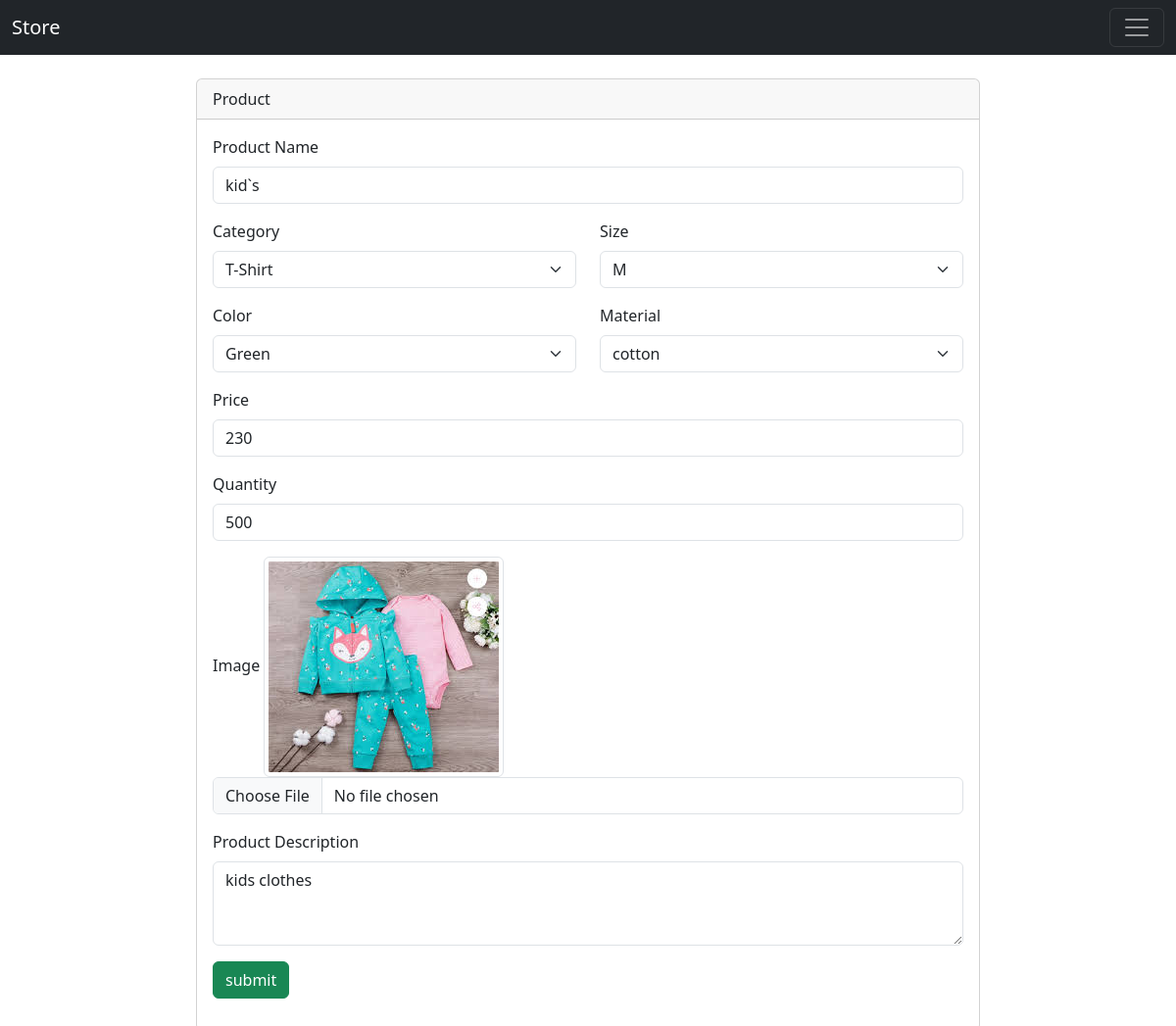
Page /edit/32 on the committed database.
### inventory/models.py (models this page shows, shortened)
class Product(models.Model):
    product_name= models.CharField(max_length=45,null=False)
    category = models.IntegerField(null=False)
    size =  models.IntegerField(null=False)
    color= models.IntegerField(null=False)
    material=  models.CharField(max_length=45,null=False)
    price =  models.IntegerField(null=False)
    quantity= models.IntegerField(null=False)
    image= models.FileField( upload_to="product", max_length=250 , null=True, default=None)
    description=models.CharField(max_length=45)

class size(models.Model):
    name=models.CharField(max_length=45,null=False)

class Color(models.Model):
    color_name=models.CharField(max_length=45,null=False)

### inventory/views.py (the view, shortened to what this page needs)
# urls.py: path('edit/<id>',views.edit,name='edit'),
def edit(request, id):
    categories = category.objects.all()
    sizes = size.objects.all()
    colors = Color.objects.all()
    product = Product.objects.get(id=id)
    context = {
        'products': product,
        'categories': categories,
        'sizes': sizes,
        'colors': colors,
    }
    return render(request, "edit.html", context)

### templates/edit.html (shortened to what this page needs)
{% extends 'base.html' %}
{% block content %}
  <div style=" display: flex; justify-content: center;">
    <div class="card" style="width: 50rem; ">
      <div class="card-header">Product</div>
      <div class="card-body">
        <form action="/edit/{{products.id}}" method="post" enctype="multipart/form-data">
          <div class="mb-3">
            <label class="form-label">Product Name</label>
            <input type="text" class="form-control" id="product" name="product_name" value="{{products.product_name}}" placeholder="Product Name" required />
          </div>
          <div class="row">
            <div class="col mb-3">
              <label class="form-label">Category</label>
              <select class="form-select" aria-label="Default select example" name="category" required>
                {% for cat in categories %}
                  <option value="{{ cat.id }}" {% if products.categor == cat.id %} selected {% endif %}>
                    {{ cat.name }}
                </option>
                {% endfor %}
              </select>
            </div>
            <div class="col mb-3">
              <label class="form-label">Size</label>
              <select class="form-select" aria-label="Default select example" name="size" required>
                {% for size in sizes %}
                  <option value="{{ size.id }}" {% if products.size == size.id %} selected {% endif %}>
                    {{ size.name }}
                </option>
                {% endfor %}
              </select>
            </div>
          </div>
          <div class="row">
            <div class="col mb-3">
                <label class="form-label">Color</label>
                <select class="form-select" aria-label="Default select example" name="color" required>
                  {% for color in colors %}
                    <option value="{{ color.id }}" {% if products.color == color.id %} selected {% endif %}>
                      {{ color.color_name }}
                  </option>
                  {% endfor %}
                </select>
              </div>
            <div class="col mb-3">
              <label class="form-label">Material</label>
              <select class="form-select" aria-label="Default select example" name="material" required>
                <option value="{{products.material}}">{{products.material}}</option>
              </select>
            </div>
          </div>
          <div class="mb-3">
            <label for="price" class="form-label">Price</label>
            <input type="text" class="form-control" id="price" name="price" value="{{products.price}}" placeholder="Price" required />
          </div>
          <div class="mb-3">
            <label for="quantity" class="form-label">Quantity</label>
            <input type="text" class="form-control" id="quantity" name="quantity" value="{{products.quantity}}" placeholder="Quantity" required />
          </div>
          <div class="mb-3">
            <label for="image" class="form-label">Image</label>
            <img src="{{ products.image.url }}" alt="image" class="img-thumbnail">
            <input type="file" class="form-control" id="image"   name="image"  />
          </div>
          <div class="mb-3">
            <label for="Description" class="form-label">Product Description</label>
            <textarea class="form-control" id="Description" name="description" rows="3">{{products.description}}</textarea>
          </div>
          <div class="mb-3">
            <input type="submit" class="btn btn-success" name="submit" value="submit" />
          </div>
        </form>
      </div>
    </div>
  </div>
{% endblock %}

### rows in the picture
Product: product_name "kid`s", size "M", color "Green", material "cotton", price "230", quantity "500", image (picture), description "kids clothes"

### other values in the picture
form field category "T-Shirt"
